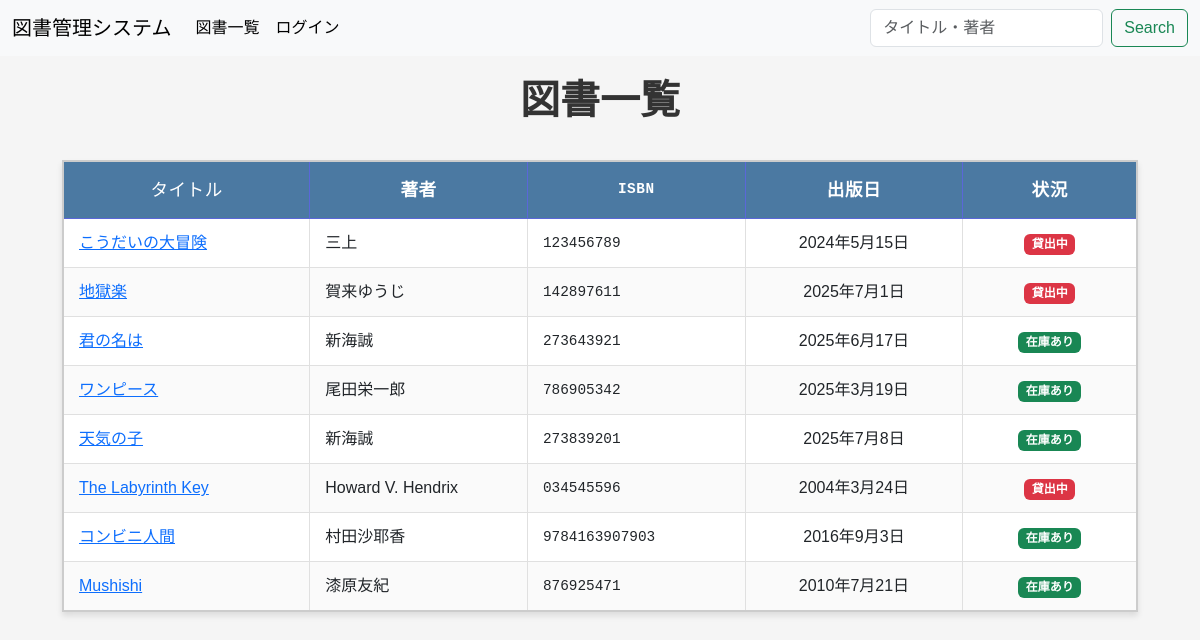
Before: /library/ with the older database file.
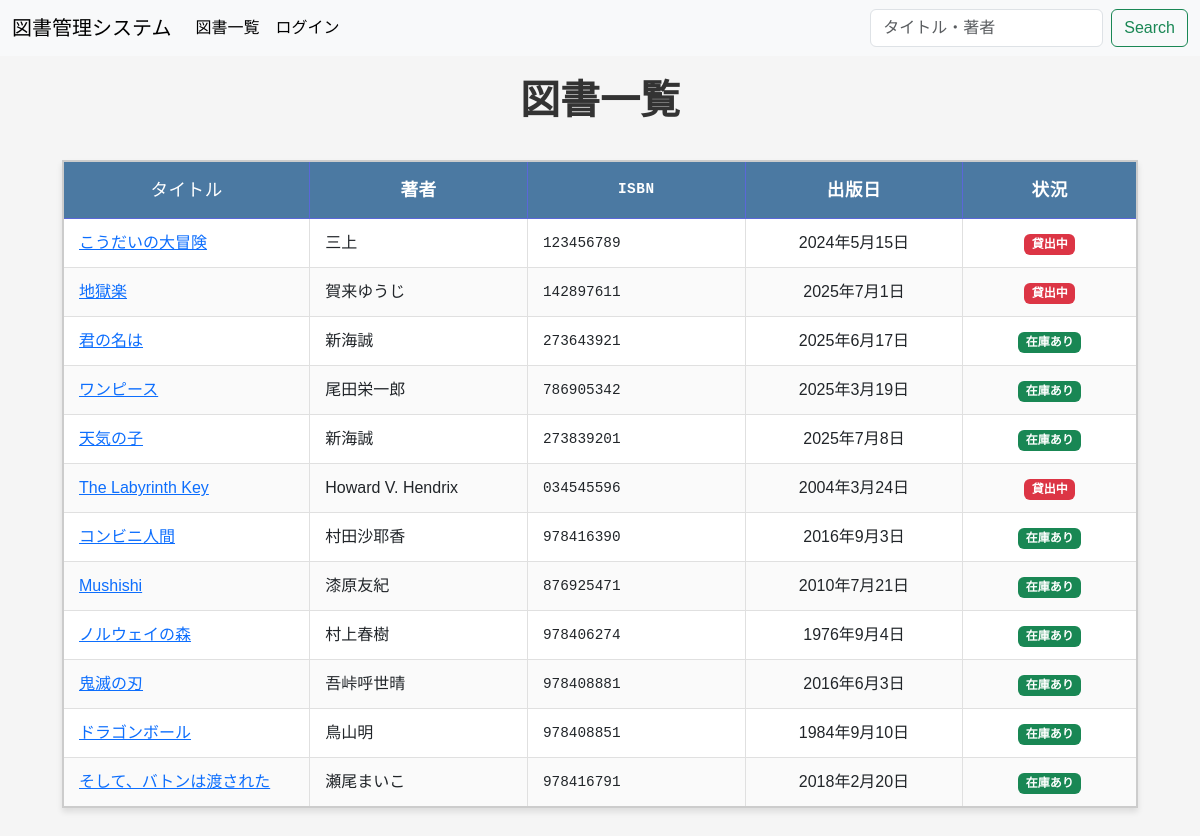
After: the same page with the newer database file.
### library/models.py (models this page shows, shortened)
class Article(models.Model):
    title = models.CharField(verbose_name="タイトル", max_length=50)
    isbn = models.CharField(verbose_name="ISBN", max_length=50)
    author = models.CharField(verbose_name="著者", max_length=20)
    publicationday = models.DateField(verbose_name="出版日")
    content = models.TextField(verbose_name="内容")
    image = models.ImageField(verbose_name="表紙画像", upload_to='article_images/', blank=True, null=True)
    def is_on_loan(self):
        return self.loan_set.filter(return_date__isnull=True).exists()

### library/views.py (the view)
# urls.py: path('', IndexView.as_view(), name='index'),
class IndexView(generic.ListView):
    model = Article
    template_name = 'library/index.html'
    context_object_name = 'articles'
    def get_queryset(self):
        queryset = super().get_queryset()
        query = self.request.GET.get('q')
        if query:
            return queryset.filter(title__icontains=query) | queryset.filter(author__icontains=query)
        return queryset

### templates/library/index.html (shortened to what this page needs)
{% extends "base.html" %}
{% block content %}
<div class="adjust">
    <h1>図書一覧</h1>
    <table>
        <thead>
            <tr>
                <th>タイトル</th>
                <th>著者</th>
                <th>ISBN</th>
                <th>出版日</th>
                <th>状況</th>
            </tr>
        </thead>
        <tbody>
            {% for article in articles %}
                <tr>
                    <td><a href="{% url 'library:detail' article.id %}">{{ article.title }}</a></td>
                    <td>{{ article.author }}</td>
                    <td>{{ article.isbn }}</td>
                    <td>{{ article.publicationday }}</td>
                    <td>
                        {% if article.is_on_loan %}
                            <span class="badge bg-danger">貸出中</span>
                        {% else %}
                            <span class="badge bg-success">在庫あり</span>
                        {% endif %}
                    </td>
                </tr>
            {% empty %}
                <tr>
                    <td colspan="5" style="text-align:center;">登録された図書はありません。</td>
                </tr>
            {% endfor %}
        </tbody>
    </table>
</div>
{% endblock %}

### templates/base.html (shortened to what this page needs)
{% load django_bootstrap5 %}
{% load static %}
<!DOCTYPE html>
<html lang="ja">
<head>
    {% bootstrap_css %}
    <link rel="stylesheet" href="{% static 'css/style.css' %}">
</head>
<body>
  <nav class="navbar navbar-expand-lg bg-body-tertiary">
    <div class="container-fluid">
      <a class="navbar-brand" href="{% url 'library:index' %}">図書管理システム</a>
      <div class="collapse navbar-collapse" id="navbarSupportedContent">
        <ul class="navbar-nav me-auto mb-2 mb-lg-0">
          <li class="nav-item">
            <a class="nav-link active" aria-current="page" href="{% url 'library:index' %}">図書一覧</a>
          </li>
          <li class="nav-item">
            {% if user.is_authenticated %}
             <a href="{% url 'logout' %}" class="nav-link active">ログアウト</a>
            {% else %}
             <a href="{% url 'login' %}" class="nav-link active">ログイン</a>
            {% endif %}
          </li>
        </ul>
        <form class="d-flex" role="search" method="get" action="{% url 'library:index' %}">
        <input class="form-control me-2" type="search" name="q" placeholder="タイトル・著者" aria-label="Search" value="{{ request.GET.q|default_if_none:'' }}">
          <button class="btn btn-outline-success" type="submit">Search</button>
        </form>
      </div>
    </div>
  </nav>
  <div class="container">
        {% block content %}
        {% endblock %}
  </div>
</body>
</html>

### static/css/style.css (style rules this page uses)
body { font-family: 'Hiragino Sans', 'ヒラギノ角ゴシック', 'Yu Gothic', 'メイリオ', sans-serif; background-color: #f5f5f5; margin: 0; }
.adjust { padding: 0 20px 20px 20px; display: flex; flex-direction: column; align-items: center; }
nav { text-align: center; background-color: white; padding: 30px 40px; color: white; margin-bottom: 20px; }
nav form { display: inline-block; }
nav button { padding: 5px 10px; font-size: 16px; border: none; border-radius: 3px; background-color: #576668; color: white; cursor: pointer; }
h1 { color: #333 !important; font-size: 2.5rem !important; font-weight: 700 !important; margin-bottom: 1rem !important; }
table { border-collapse: collapse; width: 100%; margin: 20px auto; background-color: white; box-shadow: 0 4px 6px rgba(0, 0, 0, 0.1); border: 2px solid #ccc; }
th { background: #4b79a2 100%; color: white; font-weight: bold; text-align: center; padding: 15px 12px; font-size: 1.1em; letter-spacing: 0.5px; border: 1px solid #5a67d8; }
td { padding: 12px 15px; border: 1px solid #e0e0e0; text-align: left; transition: background-color 0.3s ease; }
tbody tr:nth-child(even) { background-color: #fafafa; }
th:nth-child(1), td:nth-child(1) { width: 17%; font-weight: 500; }
th:nth-child(2), td:nth-child(2) { width: 15%; }
th:nth-child(3), td:nth-child(3) { width: 15%; font-family: monospace; font-size: 0.9em; }
th:nth-child(4), td:nth-child(4) { width: 15%; text-align: center; }
th:nth-child(5), td:nth-child(5) { width: 12%; text-align: center; word-wrap: break-word; white-space: nowrap; overflow: hidden; text-overflow: ellipsis; }

Changed rows visible on the page:
changed Article "コンビニ人間": isbn "9784163907903" → "978416390"
added Article: title "ノルウェイの森", author "村上春樹", isbn "978406274", publicationday "1976年9月4日", shows "在庫あり"
added Article: title "鬼滅の刃", author "吾峠呼世晴", isbn "978408881", publicationday "2016年6月3日", shows "在庫あり"
added Article: title "ドラゴンボール", author "鳥山明", isbn "978408851", publicationday "1984年9月10日", shows "在庫あり"
added Article: title "そして、バトンは渡された", author "瀬尾まいこ", isbn "978416791", publicationday "2018年2月20日", shows "在庫あり"
